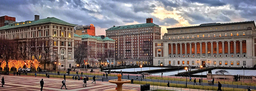
#> input picture src_images/campus.png, 256 x 91 px, shrunk from 1400 x 500 before the run; its folder holds only this picture in this run
$ python dct_grayscale.py   (older library calls are emulated)
#> lines starting #> are read from the running program, lines starting #| are printed output that depends on the picture; long printed decimals are rounded
### laplacian_blur_degree.py
#source: https://pyimagesearch.com/2015/09/07/blur-detection-with-opencv/

# import the necessary packages
from imutils import paths
import cv2


'''def variance_of_laplacian(image):
    # compute the Laplacian of the image and then return the focus
    # measure, which is simply the variance of the Laplacian
    return cv2.Laplacian(image, cv2.CV_64F).var()
# construct the argument parse and parse the arguments
ap = argparse.ArgumentParser()
ap.add_argument("-i", "--images", required=True,
    help="path to input directory of images")
ap.add_argument("-t", "--threshold", type=float, default=100.0,
    help="focus measures that fall below this value will be considered 'blurry'")
args = vars(ap.parse_args())'''

def calculate_blur_degree(image_path):
    # Read the image
    image = cv2.imread(image_path)

    # Convert the image to grayscale
    gray = cv2.cvtColor(image, cv2.COLOR_BGR2GRAY)

    # Calculate the Laplacian variance
    laplacian_var = cv2.Laplacian(gray, cv2.CV_64F).var()

    return laplacian_var

'''
# loop over the input images
for imagePath in paths.list_images(args["images"]):
    # load the image, convert it to grayscale, and compute the
    # focus measure of the image using the Variance of Laplacian
    # method
    image = cv2.imread(imagePath)
    gray = cv2.cvtColor(image, cv2.COLOR_BGR2GRAY)
    fm = variance_of_laplacian(gray)
    text = "Not Blurry"
    # if the focus measure is less than the supplied threshold,
    # then the image should be considered "blurry"
    if fm < args["threshold"]:
        text = "Blurry"
    # show the image
    cv2.putText(image, "{}: {:.2f}".format(text, fm), (10, 30),
        cv2.FONT_HERSHEY_SIMPLEX, 0.8, (0, 0, 255), 3)
    cv2.imshow("Image", image)
    key = cv2.waitKey(0)
'''

### dct_grayscale.py
# code adapted from Khoi Pham at:
# https://vkhoi.github.io/notes/discrete-cosine-transform-in-image-compression


from scipy import fftpack
import numpy as np
import matplotlib.pylab as plt
import cv2
import math
from PIL import Image
from laplacian_blur_degree import *
import os

#step: perform dct on image
def get_2d_dct(im, use_scipy=False):
    # Flag to indicate whether to use the SciPy package.
    if use_scipy:
        return fftpack.dct(fftpack.dct(im.T, norm='ortho').T, norm='ortho')

    # Get the signal's length.
    N = im.shape[0]

    # Compute the constant scaling factor alpha.
    a = [(1/N)**0.5 if k == 0 else (2/N)**0.5 for k in range(N)]

    # Create matrix C that holds the basis cosine vectors.
    C = np.zeros([N, N])
    for k in range(N):
        for n in range(N):
            C[k][n] = a[k]*math.cos(math.pi*(2*n+1)*k/2/N)

    # Transforms the input image onto this basis.
    res = np.dot(C, im)
    res = np.dot(res, C.T)

    return res


def get_2d_idct(dct, use_scipy=False):
    # Flag to indicate whether to use the SciPy package.
    if use_scipy:
        return fftpack.idct(fftpack.idct(dct.T, norm='ortho').T, norm='ortho')

    # Get the signal's length.
    N = dct.shape[0]

    # Compute the constant scaling factor alpha.
    a = [(1/N)**0.5 if k == 0 else (2/N)**0.5 for k in range(N)]

    # Create matrix C that holds the basis cosine vectors.
    C = np.zeros([N, N])
    for k in range(N):
        for n in range(N):
            C[k][n] = a[k]*math.cos(math.pi*(2*n+1)*k/2/N)

    # Inverse transform.
    res = np.dot(C.T, dct)
    res = np.dot(res, C)

    return res

# Get next cell in the JPEG order.
def get_next_cell(cell, N):
    # r: row index; c: column index; d: direction we are going - 0 if going down, 1 if going up.
    r, c, d = cell
    if r == 0 and c % 2 == 0:
        c += 1
        d = 0
        if c >= N:
            r += 1
            c = N-1
    elif c == 0 and r % 2 == 1:
        r += 1
        d = 1
        if r >= N:
            c += 1
            r = N-1
    else:
        if d == 0:
            r += 1
            c -= 1
        else:
            r -= 1
            c += 1
    return (r, c, d)

# Input image in grayscale.

def compress_image(image_path, output_path, step_num):
    if '.jpeg' in image_path:
        image_type = '.jpeg'
    else:
        image_type = '.png'
    im = cv2.imread(image_path, cv2.IMREAD_GRAYSCALE)

    # Get image size. For simplicity, we only work with square image.
    N = im.shape[0]
    M = im.shape[1]

    # Compute the DCT coefficients.
    dct = get_2d_dct(im, use_scipy=True)

    # Starting from 0 coefficient, at each step, we choose 20 more coefficients.
    step = step_num

    # The first cell starts from (0, 0).
    cell = (0, 0, 0)

    # Quantized DCT coefficients.
    # We choose to keep the lowest coefficients which is similar to that of JPEG.
    quantized_dct = np.zeros([N, M])

    # Index of the image for plotting.
    idx = 0

    # 100 steps.
    for i in range(1):
        idx += 1

        # Choose additionally more $step$ coefficients.
        for j in range(step):
            cell = get_next_cell(cell, N)
            quantized_dct[cell[0]][cell[1]] = dct[cell[0]][cell[1]]

        # Reconstruct.
        reconstructed = get_2d_idct(quantized_dct, use_scipy=True)

    normalized_image = cv2.normalize(reconstructed, None, 0, 1, cv2.NORM_MINMAX)
    # Create a grayscale colormap
    cmap_gray = (plt.cm.gray(normalized_image) * 255).astype(np.uint8)
    cv2.imwrite(os.path.join(output_path , 'output_' + str(step_num) + image_type), cmap_gray)

    return output_path + '/output_' + str(step_num) + image_type

def create_out_images(image_path, output_path, step_num):
    compression_ratios = []
    blur_degrees = []
    original_image = Image.open(image_path)

    # Convert the image to a NumPy array
    img_array = np.array(original_image)

    uncompressed = Image.fromarray(img_array)

    # Save the compressed image
    uncompressed.save("./temp.png")

    original_blur = calculate_blur_degree("./temp.png")
    original_size = os.path.getsize("./temp.png")
    print(original_blur)
    n=100
    for i in range(0, step_num, n):

        r = compress_image(image_path, './output_images', i)
        new_size = os.path.getsize(r)
        new_blur_degree = calculate_blur_degree(r)
        compression_ratios.append(new_size/original_size)
        blur_degrees.append(new_blur_degree/original_blur)
    return (compression_ratios, blur_degrees)

def folder_dct(src_folder,step_num):
    step_input = int(step_num/100)
    blurs = np.zeros(step_input)
    ratios = np.zeros(step_input)
    count = 0
    for filename in os.listdir(src_folder):
        count += 1
        filename = os.path.join(src_folder, filename)
        print(filename)
        r = create_out_images(filename,filename,step_num)
#> in create_out_images, original_image is the input picture: PIL image 256x91 RGB; mean R, G, B 123.6, 111.3, 109.2
#> in calculate_blur_degree, `gray = cv2.cvtColor(image, cv2.COLOR_BGR2GRAY)`:
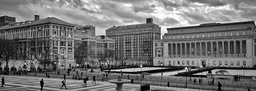
#> gray: shape (91, 256); min 0, max 255, mean 114.8
#> in calculate_blur_degree, `laplacian_var = cv2.Laplacian(gray, cv2.CV_64F).var()`: laplacian_var = 4637
#| 4637.031
#> in get_2d_dct, `return fftpack.dct(fftpack.dct(im.T, norm='ortho').T, norm='ortho')`:
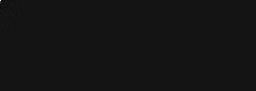
#> returned value: shape (91, 256) float64; min -1524.6, max 17438.7, mean 0.7; drawn with min black and max white
#> after the loop in compress_image, `for i in range(1):`: quantized_dct: shape (91, 256) float64; every value is 0
#> after the loop in compress_image, `for i in range(1):`: idx = 1
#> in calculate_blur_degree (call 2), `image = cv2.imread(image_path)`: image: shape (91, 256, 3); every value is 0
#> in calculate_blur_degree (call 2), `gray = cv2.cvtColor(image, cv2.COLOR_BGR2GRAY)`: gray: shape (91, 256); every value is 0
#> in create_out_images, `new_blur_degree = calculate_blur_degree(r)`: new_blur_degree = 0
        ratios += r[0]
        blurs += r[1]

    fig1, ax1 = plt.subplots(figsize=(8, 5))

    ax1.plot(ratios/count, blurs/count)
    ax1.set_title("Compression ratio vs Blue Degree for DCT")
    ax1.set_xlabel("Compression Ratio")
    ax1.set_ylabel("Blur Degree")

    fig1.savefig('./output_graphs/dct/compression_ratio_vs_blur_degree_grayscale.png')

#> (the run stopped early here; a loop or call above may not have finished)
